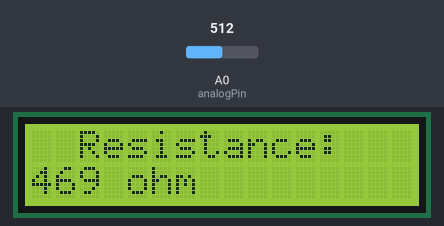
Recording of a sketch running on a simulated Arduino Uno, built with avr-gcc and run on an emulated ATmega328P. Shown: 16×2 character LCD. The test bench sets the inputs (shaded band); at power-on: A0 (analogPin) = 512.

Above: at 2.2 s.
2.3 s: A0 (analogPin) set to 343
At 4.0 s:
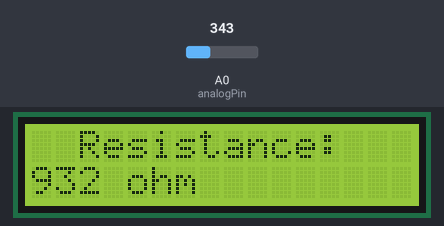
4.5 s: A0 (analogPin) set to 312
At 5.9 s:
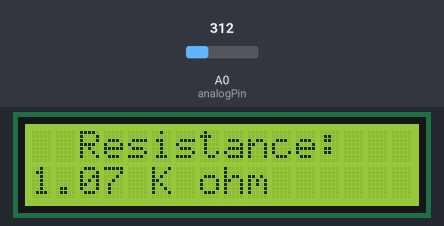
6.5 s: A0 (analogPin) set to 110
At 7.8 s:
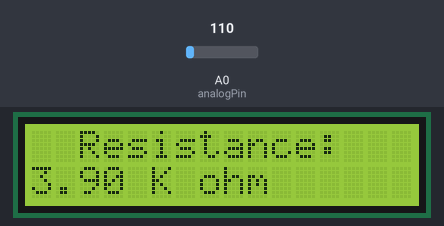
8.6 s: A0 (analogPin) set to 94
At 9.7 s:
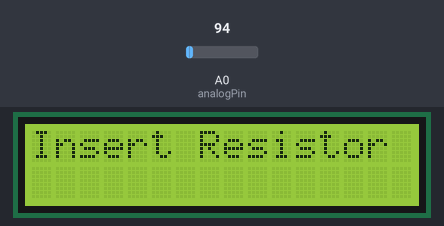
Timing chart, 0 to 11.6 s (numbered marks = the images above; inputs shaded):
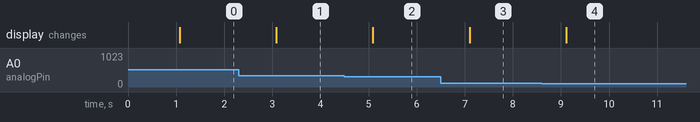

Measured:
- the behaviour switches between 328 and 327 on A0 (analogPin) (found by bisection; images 1 and 2)
- the behaviour switches between 103 and 102 on A0 (analogPin) (found by bisection; images 3 and 4)
- after the input at 2.3 s, the display: changes after 0.78 s (image 1)
- after the input at 4.5 s, the display: changes after 0.59 s (image 2)
- after the input at 6.5 s, the display: changes after 0.60 s (image 3)
- after the input at 8.6 s, the display: changes after 0.51 s (image 4)

The sketch:

arduino_based_digital_ohmmeter1.ino
```cpp
#include <LiquidCrystal.h>

// Initialize LCD: rs, en, d4, d5, d6, d7
LiquidCrystal lcd(12, 11, 5, 4, 3, 2);

const int analogPin = A0;    // Analog input pin
const float vin = 5.0;       // Supply voltage
const float R2 = 470.0;      // Known resistor in ohms
float R1 = 0;                // Unknown resistor
int analogVal = 0;
float vout = 0;

void setup() {
  lcd.begin(16, 2);          // Set up the LCD's number of columns and rows
  lcd.print("Ohmmeter Ready");
  delay(1000);
  lcd.clear();
}

void loop() {
  analogVal = analogRead(analogPin);
  vout = analogVal * (vin / 1023.0);

  if (vout > 0.5) { // Avoid divide-by-zero and noise
    R1 = R2 * ((vin / vout) - 1);
    lcd.setCursor(0, 0);
    lcd.print("  Resistance:   ");
    lcd.setCursor(0, 1);

    if (R1 >= 1000) {
      lcd.print(R1 / 1000, 2);
      lcd.print(" K ohm      ");
    } else {
      lcd.print(R1, 0);
      lcd.print(" ohm        ");
    }
  } else {
    lcd.setCursor(0, 0);
    lcd.print("Insert Resistor");
    lcd.setCursor(0, 1);
    lcd.print("                ");
  }

  delay(1000);
}
```
